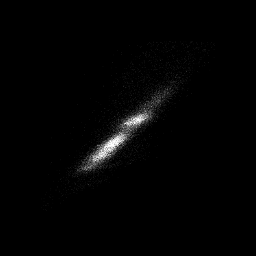

Write the Python code that produced this figure.
#!/usr/bin/env python

# Accumulate a smoothed image histogram using vtkImageAccumulate.

# Factory overrides
import vtkmodules.vtkInteractionStyle  # noqa: F401
import vtkmodules.vtkRenderingFreeType  # noqa: F401
import vtkmodules.vtkRenderingOpenGL2  # noqa: F401

import os

from vtkmodules.vtkIOImage import vtkPNGReader
from vtkmodules.vtkImagingCore import (
    vtkImageAppendComponents,
    vtkImageClip,
    vtkImageShiftScale,
)
from vtkmodules.vtkImagingGeneral import vtkImageGaussianSmooth
from vtkmodules.vtkImagingStatistics import vtkImageAccumulate
from vtkmodules.vtkRenderingCore import (
    vtkImageActor,
    vtkRenderWindow,
    vtkRenderWindowInteractor,
    vtkRenderer,
)

# Image pipeline
reader = vtkPNGReader()
data_dir = os.environ.get("VPE_DATA_DIR", os.path.dirname(os.path.abspath(__file__)))

reader.SetFileName(os.path.join(data_dir, "fullhead15.png"))

# Smooth
smooth = vtkImageGaussianSmooth()
smooth.SetDimensionality(2)
smooth.SetStandardDeviations(1, 1)
smooth.SetInputConnection(reader.GetOutputPort())

# Append original and smoothed
image_append = vtkImageAppendComponents()
image_append.AddInputConnection(reader.GetOutputPort())
image_append.AddInputConnection(smooth.GetOutputPort())

# Clip
clip = vtkImageClip()
clip.SetInputConnection(image_append.GetOutputPort())
clip.SetOutputWholeExtent(0, 255, 0, 255, 20, 22)

# Accumulate histogram
accum = vtkImageAccumulate()
accum.SetInputConnection(clip.GetOutputPort())
accum.SetComponentExtent(0, 255, 0, 255, 0, 0)
accum.SetComponentSpacing(1, 1, 0.0)
accum.Update()

# Scale histogram values so they are visible
shift_scale = vtkImageShiftScale()
shift_scale.SetInputConnection(accum.GetOutputPort())
shift_scale.SetShift(0)
shift_scale.SetScale(20)
shift_scale.SetOutputScalarTypeToUnsignedChar()
shift_scale.ClampOverflowOn()

# Display with vtkImageActor
image_actor = vtkImageActor()
image_actor.GetMapper().SetInputConnection(shift_scale.GetOutputPort())

# Renderer
renderer = vtkRenderer()
renderer.AddActor(image_actor)

# Window
render_window = vtkRenderWindow()
render_window.AddRenderer(renderer)
render_window.SetSize(256, 256)
render_window.SetWindowName("accumulate")

# Scene
renderer.ResetCamera()

# Interactor
interactor = vtkRenderWindowInteractor()
interactor.SetRenderWindow(render_window)

interactor.Initialize()
interactor.Start()
